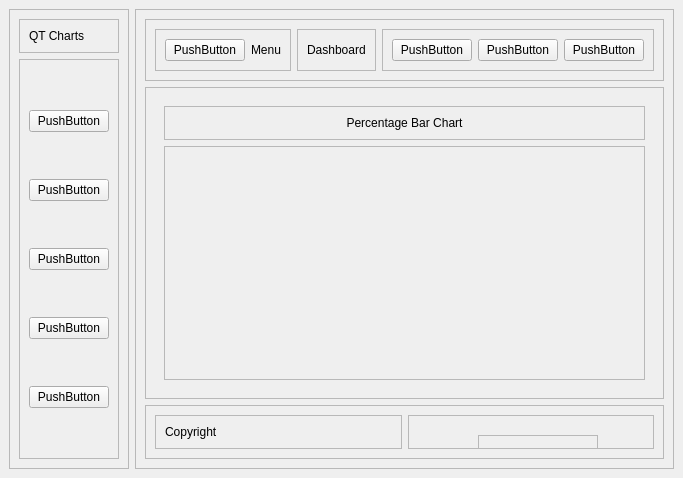
<?xml version="1.0" encoding="UTF-8"?>
<ui version="4.0">
 <class>MainWindow</class>
 <widget class="QMainWindow" name="MainWindow">
  <property name="geometry">
   <rect>
    <x>0</x>
    <y>0</y>
    <width>657</width>
    <height>459</height>
   </rect>
  </property>
  <property name="windowTitle">
   <string>MainWindow</string>
  </property>
  <widget class="QWidget" name="centralwidget">
   <layout class="QHBoxLayout" name="horizontalLayout">
    <item>
     <widget class="QFrame" name="frame">
      <property name="frameShape">
       <enum>QFrame::StyledPanel</enum>
      </property>
      <property name="frameShadow">
       <enum>QFrame::Raised</enum>
      </property>
      <layout class="QVBoxLayout" name="verticalLayout">
       <item alignment="Qt::AlignTop">
        <widget class="QFrame" name="frame_3">
         <property name="autoFillBackground">
          <bool>false</bool>
         </property>
         <property name="frameShape">
          <enum>QFrame::StyledPanel</enum>
         </property>
         <property name="frameShadow">
          <enum>QFrame::Raised</enum>
         </property>
         <property name="lineWidth">
          <number>10</number>
         </property>
         <layout class="QHBoxLayout" name="horizontalLayout_2">
          <item alignment="Qt::AlignTop">
           <widget class="QLabel" name="label">
            <property name="maximumSize">
             <size>
              <width>500</width>
              <height>500</height>
             </size>
            </property>
            <property name="text">
             <string>QT Charts</string>
            </property>
           </widget>
          </item>
         </layout>
        </widget>
       </item>
       <item alignment="Qt::AlignHCenter">
        <widget class="QFrame" name="frame_4">
         <property name="minimumSize">
          <size>
           <width>0</width>
           <height>400</height>
          </size>
         </property>
         <property name="frameShape">
          <enum>QFrame::StyledPanel</enum>
         </property>
         <property name="frameShadow">
          <enum>QFrame::Raised</enum>
         </property>
         <layout class="QVBoxLayout" name="verticalLayout_2">
          <item>
           <widget class="QPushButton" name="pushButton">
            <property name="sizePolicy">
             <sizepolicy hsizetype="Maximum" vsizetype="Maximum">
              <horstretch>0</horstretch>
              <verstretch>0</verstretch>
             </sizepolicy>
            </property>
            <property name="text">
             <string>PushButton</string>
            </property>
           </widget>
          </item>
          <item>
           <widget class="QPushButton" name="pushButton_2">
            <property name="sizePolicy">
             <sizepolicy hsizetype="Maximum" vsizetype="Maximum">
              <horstretch>0</horstretch>
              <verstretch>0</verstretch>
             </sizepolicy>
            </property>
            <property name="text">
             <string>PushButton</string>
            </property>
           </widget>
          </item>
          <item>
           <widget class="QPushButton" name="pushButton_4">
            <property name="sizePolicy">
             <sizepolicy hsizetype="Maximum" vsizetype="Maximum">
              <horstretch>0</horstretch>
              <verstretch>0</verstretch>
             </sizepolicy>
            </property>
            <property name="text">
             <string>PushButton</string>
            </property>
           </widget>
          </item>
          <item>
           <widget class="QPushButton" name="pushButton_3">
            <property name="sizePolicy">
             <sizepolicy hsizetype="Maximum" vsizetype="Fixed">
              <horstretch>0</horstretch>
              <verstretch>0</verstretch>
             </sizepolicy>
            </property>
            <property name="text">
             <string>PushButton</string>
            </property>
           </widget>
          </item>
          <item>
           <widget class="QPushButton" name="pushButton_5">
            <property name="sizePolicy">
             <sizepolicy hsizetype="Maximum" vsizetype="Fixed">
              <horstretch>0</horstretch>
              <verstretch>0</verstretch>
             </sizepolicy>
            </property>
            <property name="text">
             <string>PushButton</string>
            </property>
           </widget>
          </item>
         </layout>
        </widget>
       </item>
      </layout>
     </widget>
    </item>
    <item>
     <widget class="QFrame" name="frame_2">
      <property name="frameShape">
       <enum>QFrame::StyledPanel</enum>
      </property>
      <property name="frameShadow">
       <enum>QFrame::Raised</enum>
      </property>
      <layout class="QVBoxLayout" name="verticalLayout_3">
       <item>
        <widget class="QFrame" name="frame_6">
         <property name="frameShape">
          <enum>QFrame::StyledPanel</enum>
         </property>
         <property name="frameShadow">
          <enum>QFrame::Raised</enum>
         </property>
         <layout class="QHBoxLayout" name="horizontalLayout_3">
          <item>
           <widget class="QFrame" name="frame_8">
            <property name="frameShape">
             <enum>QFrame::StyledPanel</enum>
            </property>
            <property name="frameShadow">
             <enum>QFrame::Raised</enum>
            </property>
            <layout class="QHBoxLayout" name="horizontalLayout_4">
             <item>
              <widget class="QPushButton" name="pushButton_6">
               <property name="text">
                <string>PushButton</string>
               </property>
              </widget>
             </item>
             <item>
              <widget class="QLabel" name="label_2">
               <property name="text">
                <string>Menu</string>
               </property>
              </widget>
             </item>
            </layout>
           </widget>
          </item>
          <item>
           <widget class="QFrame" name="frame_10">
            <property name="frameShape">
             <enum>QFrame::StyledPanel</enum>
            </property>
            <property name="frameShadow">
             <enum>QFrame::Raised</enum>
            </property>
            <layout class="QVBoxLayout" name="verticalLayout_4">
             <item>
              <widget class="QLabel" name="label_3">
               <property name="text">
                <string>Dashboard</string>
               </property>
              </widget>
             </item>
            </layout>
           </widget>
          </item>
          <item>
           <widget class="QFrame" name="frame_9">
            <property name="frameShape">
             <enum>QFrame::StyledPanel</enum>
            </property>
            <property name="frameShadow">
             <enum>QFrame::Raised</enum>
            </property>
            <layout class="QHBoxLayout" name="horizontalLayout_5">
             <item>
              <widget class="QPushButton" name="pushButton_7">
               <property name="text">
                <string>PushButton</string>
               </property>
              </widget>
             </item>
             <item>
              <widget class="QPushButton" name="pushButton_8">
               <property name="text">
                <string>PushButton</string>
               </property>
              </widget>
             </item>
             <item>
              <widget class="QPushButton" name="pushButton_9">
               <property name="text">
                <string>PushButton</string>
               </property>
              </widget>
             </item>
            </layout>
           </widget>
          </item>
         </layout>
        </widget>
       </item>
       <item>
        <widget class="QFrame" name="frame_5">
         <property name="frameShape">
          <enum>QFrame::StyledPanel</enum>
         </property>
         <property name="frameShadow">
          <enum>QFrame::Raised</enum>
         </property>
         <layout class="QVBoxLayout" name="verticalLayout_6">
          <item>
           <widget class="QStackedWidget" name="stackedWidget">
            <widget class="QWidget" name="page">
             <layout class="QVBoxLayout" name="verticalLayout_7">
              <item alignment="Qt::AlignTop">
               <widget class="QFrame" name="frame_13">
                <property name="frameShape">
                 <enum>QFrame::StyledPanel</enum>
                </property>
                <property name="frameShadow">
                 <enum>QFrame::Raised</enum>
                </property>
                <layout class="QVBoxLayout" name="verticalLayout_8">
                 <item alignment="Qt::AlignTop">
                  <widget class="QLabel" name="label_5">
                   <property name="text">
                    <string>Percentage Bar Chart</string>
                   </property>
                   <property name="alignment">
                    <set>Qt::AlignCenter</set>
                   </property>
                  </widget>
                 </item>
                </layout>
               </widget>
              </item>
              <item>
               <widget class="QFrame" name="frame_14">
                <property name="sizePolicy">
                 <sizepolicy hsizetype="Preferred" vsizetype="Expanding">
                  <horstretch>0</horstretch>
                  <verstretch>0</verstretch>
                 </sizepolicy>
                </property>
                <property name="frameShape">
                 <enum>QFrame::StyledPanel</enum>
                </property>
                <property name="frameShadow">
                 <enum>QFrame::Raised</enum>
                </property>
                <layout class="QGridLayout" name="gridLayout"/>
               </widget>
              </item>
             </layout>
            </widget>
            <widget class="QWidget" name="page_2">
             <layout class="QVBoxLayout" name="verticalLayout_10">
              <item>
               <widget class="QFrame" name="frame_16">
                <property name="frameShape">
                 <enum>QFrame::StyledPanel</enum>
                </property>
                <property name="frameShadow">
                 <enum>QFrame::Raised</enum>
                </property>
                <layout class="QVBoxLayout" name="verticalLayout_9">
                 <item alignment="Qt::AlignTop">
                  <widget class="QLabel" name="label_6">
                   <property name="text">
                    <string>Temperature Bar Chart</string>
                   </property>
                   <property name="alignment">
                    <set>Qt::AlignCenter</set>
                   </property>
                  </widget>
                 </item>
                </layout>
               </widget>
              </item>
              <item>
               <widget class="QFrame" name="frame_15">
                <property name="sizePolicy">
                 <sizepolicy hsizetype="Preferred" vsizetype="Expanding">
                  <horstretch>0</horstretch>
                  <verstretch>0</verstretch>
                 </sizepolicy>
                </property>
                <property name="frameShape">
                 <enum>QFrame::StyledPanel</enum>
                </property>
                <property name="frameShadow">
                 <enum>QFrame::Raised</enum>
                </property>
                <layout class="QGridLayout" name="gridLayout_2"/>
               </widget>
              </item>
             </layout>
            </widget>
           </widget>
          </item>
         </layout>
        </widget>
       </item>
       <item>
        <widget class="QFrame" name="frame_7">
         <property name="frameShape">
          <enum>QFrame::StyledPanel</enum>
         </property>
         <property name="frameShadow">
          <enum>QFrame::Raised</enum>
         </property>
         <layout class="QHBoxLayout" name="horizontalLayout_6">
          <item>
           <widget class="QFrame" name="frame_11">
            <property name="frameShape">
             <enum>QFrame::StyledPanel</enum>
            </property>
            <property name="frameShadow">
             <enum>QFrame::Raised</enum>
            </property>
            <layout class="QVBoxLayout" name="verticalLayout_5">
             <item>
              <widget class="QLabel" name="label_4">
               <property name="text">
                <string>Copyright</string>
               </property>
              </widget>
             </item>
            </layout>
           </widget>
          </item>
          <item>
           <widget class="QFrame" name="frame_12">
            <property name="frameShape">
             <enum>QFrame::StyledPanel</enum>
            </property>
            <property name="frameShadow">
             <enum>QFrame::Raised</enum>
            </property>
            <widget class="QFrame" name="size_grip">
             <property name="geometry">
              <rect>
               <x>70</x>
               <y>20</y>
               <width>120</width>
               <height>80</height>
              </rect>
             </property>
             <property name="frameShape">
              <enum>QFrame::StyledPanel</enum>
             </property>
             <property name="frameShadow">
              <enum>QFrame::Raised</enum>
             </property>
            </widget>
           </widget>
          </item>
         </layout>
        </widget>
       </item>
      </layout>
     </widget>
    </item>
   </layout>
  </widget>
 </widget>
 <resources/>
 <connections/>
</ui>
